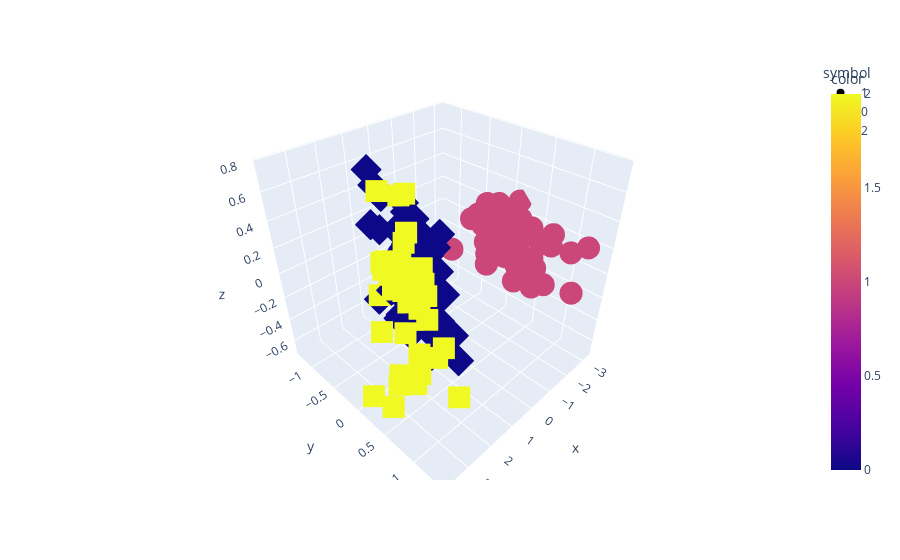

The cell this chart's notebook holds for it:
### Code cell
model = KMeans(n_clusters=3)
model.fit(features)
groups = model.predict(features)
# print(groups)
px.scatter_3d(x=features[:,0], y=features[:,1], 
    z=features[:,2], color=groups, symbol=groups)
